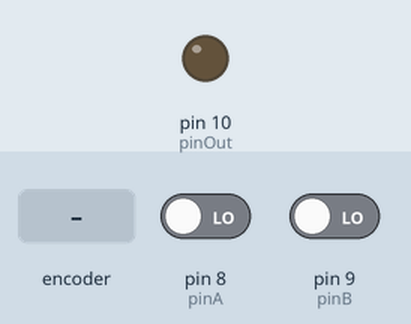
Recording of a sketch running on a simulated Arduino Uno, built with avr-gcc and run on an emulated ATmega328P. Shown: output pins drawn as LEDs (lit = HIGH). Inputs (shaded band) come from the test bench; at power-on: pin 8 (pinA) LOW, pin 9 (pinB) LOW.

Above: at 1.2 s.
1.3 s: rotary encoder on pin 8 (pinA) / pin 9 (pinB) turned 3 steps (first pin leading)
Timing chart, 0 to 4.3 s (numbered marks = the images above; inputs shaded):
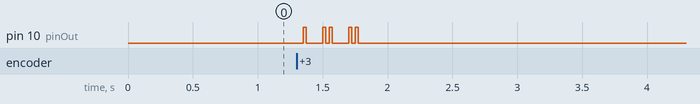

Measured:
- after the input at 1.3 s, pin 10 (pinOut): LOW → HIGH after 0.05 s, then repeats every 0.20 s: LOW 0.13 s, HIGH 0.03 s, LOW 0.03 s, HIGH 0.02 s, until it stays LOW from 1.8 s

The sketch:

booleanGatesArduino.ino
```cpp
int pinOut = 10;
int pinA = 8;
int pinB = 9;


void setup() {
  // put your setup code here, to run once:
  pinMode(pinOut, OUTPUT);
  pinMode(pinA, INPUT);
  pinMode(pinB, INPUT);


}

void loop() {
  // AND Gate
  boolean pinAState = digitalRead(pinA);
  boolean pinBState = digitalRead(pinB);
  boolean pinOutState;
  // and
  pinOutState =pinAState & pinBState;
  pinOutState = pinAState ^ pinBState;
  digitalWrite(pinOut, pinOutState);

  // XOR
  //pinOutState = pinAState ^ pinBState;


}
```
